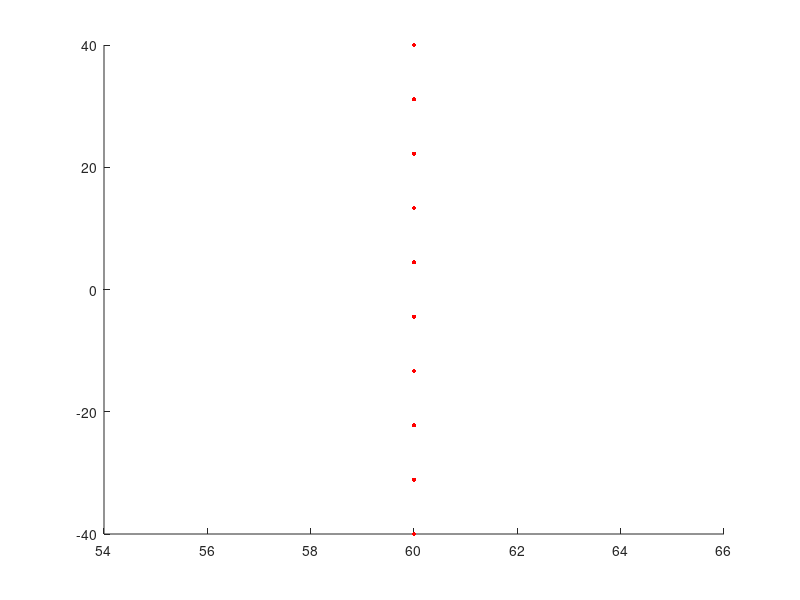

This chart was generated by the following MATLAB code:
function uniform_pegs = generateuniform_peg();
for i= -20:20:60
m(i+21,:)=linspace(i,i,10);
n(i+21,:)=linspace(-40,40,10);

scatter(m(i+21,:),n(i+21,:),10,'r','fill');
end
